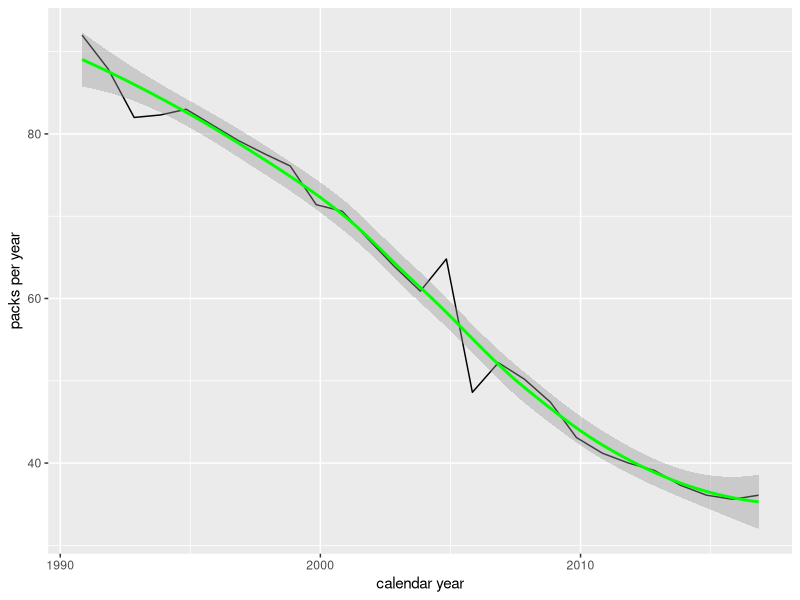

Reproduce this figure in R.
library(ggplot2)
data <- read.csv("PPC_data.csv")

data$YEAR <- as.character(data$YEAR)
data$YEAR <- as.Date(data$YEAR, "%Y")

pdf(file = "Rplots.pdf")
ggplot(data, aes(data$YEAR, data$PPC)) + geom_line() + 
        xlab("calendar year") + ylab("packs per year") +
        stat_smooth(colour="green")

dev.off()